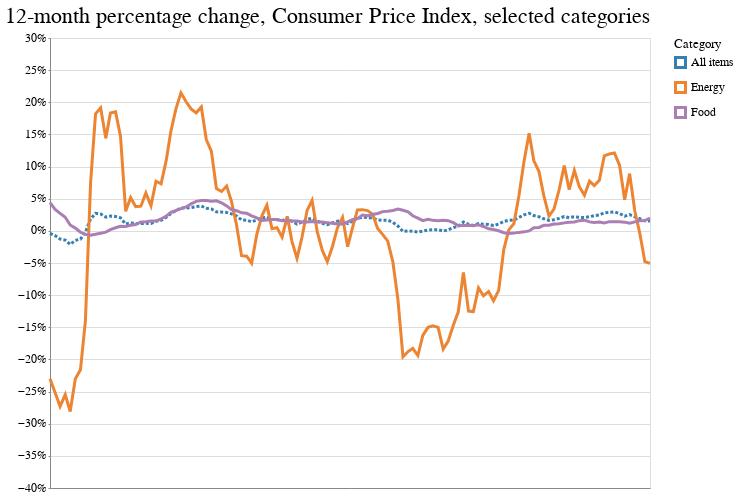

The notebook cell this image was saved under:
### Code cell
base = alt.Chart(
    three_cats,
    title="12-month percentage change, Consumer Price Index, selected categories"
).encode(
    x=alt.X(
        "date:T",
        timeUnit="yearmonth",
        axis=alt.Axis(
            title=None,
            labelAngle=0,
            grid=False,
            # A truly gnarly hack from https://github.com/altair-viz/altair/issues/187
            values=list(pd.to_datetime([
                '2008-11-01',
                '2010-11-01',
                '2012-11-01',
                '2014-11-01',
                '2016-11-01',
                '2018-11-01'
            ]).astype(int) / 10 ** 6)
        ),
    ),
    y=alt.Y(
        "pct_change:Q",
        axis=alt.Axis(title=None, format='%'),
        scale=alt.Scale(domain=[-0.4, 0.3])
    ),
    color=alt.Color(
        "series_items_name:N",
        legend=alt.Legend(title="Category"),
        # scale=alt.Scale(range=["#423a51", "#449cb0", "#d09972"])
    )
)

all_items = base.transform_filter(
    alt.datum.series_items_name == 'All items'
).mark_line(strokeDash=[3, 2])

other_items = base.transform_filter(
    alt.datum.series_items_name != 'All items'
).mark_line()

(all_items + other_items).properties(width=600)

### Figure 1 — Vega-Lite specification as saved in the notebook (floating-point values rounded to 4 significant figures; data arrays with more than 128 entries replaced by an {"elided": "..."} marker saying what was removed)
{"$schema": "https://vega.github.io/schema/vega-lite/v2.6.0.json", "config": {"arc": {"fill": "#82c6df"}, "area": {"fill": "#82c6df"}, "axis": {"labelFont": "Benton Gothic, sans", "labelFontSize": 11.5, "labelFontWeight": "normal", "titleFont": "Benton Gothic Bold, sans", "titleFontSize": 13, "titleFontWeight": "normal"}, "axisX": {"labelAngle": 0, "labelPadding": 4, "tickSize": 3}, "axisY": {"labelBaseline": "middle", "maxExtent": 45, "minExtent": 45, "tickSize": 2, "titleAlign": "left", "titleAngle": 0, "titleX": -45, "titleY": -11}, "background": "#ffffff", "bar": {"fill": "#82c6df"}, "legend": {"labelFont": "Benton Gothic, sans", "labelFontSize": 11.5, "symbolType": "square", "titleFont": "Benton Gothic Bold, sans", "titleFontSize": 13, "titleFontWeight": "normal"}, "line": {"stroke": "#82c6df", "strokeWidth": 3}, "path": {"stroke": "#82c6df"}, "point": {"stroke": "#82c6df"}, "range": {"category": ["#3580b1", "#ec8431", "#ab7fb4", "#c89d29", "#adc839", "#829eb1"], "diverging": ["#e68a4f", "#f4bb6a", "#f9e39c", "#dadfe2", "#a6b7c6", "#849eae"], "heatmap": ["#fbf2c7", "#f9e39c", "#f8d36e", "#f4bb6a", "#e68a4f", "#d15a40", "#ab4232"], "ordinal": ["#fbf2c7", "#f9e39c", "#f8d36e", "#f4bb6a", "#e68a4f", "#d15a40", "#ab4232"], "ramp": ["#fbf2c7", "#f9e39c", "#f8d36e", "#f4bb6a", "#e68a4f", "#d15a40", "#ab4232"]}, "rect": {"fill": "#82c6df"}, "shape": {"stroke": "#82c6df"}, "symbol": {"fill": "#82c6df", "size": 30}, "title": {"anchor": "start", "font": "Benton Gothic Bold, sans", "fontColor": "#000000", "fontSize": 22, "fontWeight": "normal"}, "view": {"height": 450, "width": 800}}, "datasets": {"data-4ded06185a7a2db061a54123995e9d35": {"elided": "360 records"}}, "layer": [{"data": {"name": "data-4ded06185a7a2db061a54123995e9d35"}, "encoding": {"color": {"field": "series_items_name", "legend": {"title": "Category"}, "type": "nominal"}, "x": {"axis": {"grid": false, "labelAngle": 0, "title": null, "values": [1225497600000, 1288569600000, 1351728000000, 1414800000000, 1477958400000, 1541030400000]}, "field": "date", "timeUnit": "yearmonth", "type": "temporal"}, "y": {"axis": {"format": "%", "title": null}, "field": "pct_change", "scale": {"domain": [-0.4, 0.3]}, "type": "quantitative"}}, "mark": {"strokeDash": [3, 2], "type": "line"}, "title": "12-month percentage change, Consumer Price Index, selected categories", "transform": [{"filter": "(datum.series_items_name === 'All items')"}]}, {"data": {"name": "data-4ded06185a7a2db061a54123995e9d35"}, "encoding": {"color": {"field": "series_items_name", "legend": {"title": "Category"}, "type": "nominal"}, "x": {"axis": {"grid": false, "labelAngle": 0, "title": null, "values": [1225497600000, 1288569600000, 1351728000000, 1414800000000, 1477958400000, 1541030400000]}, "field": "date", "timeUnit": "yearmonth", "type": "temporal"}, "y": {"axis": {"format": "%", "title": null}, "field": "pct_change", "scale": {"domain": [-0.4, 0.3]}, "type": "quantitative"}}, "mark": "line", "title": "12-month percentage change, Consumer Price Index, selected categories", "transform": [{"filter": "(datum.series_items_name !== 'All items')"}]}], "width": 600}
